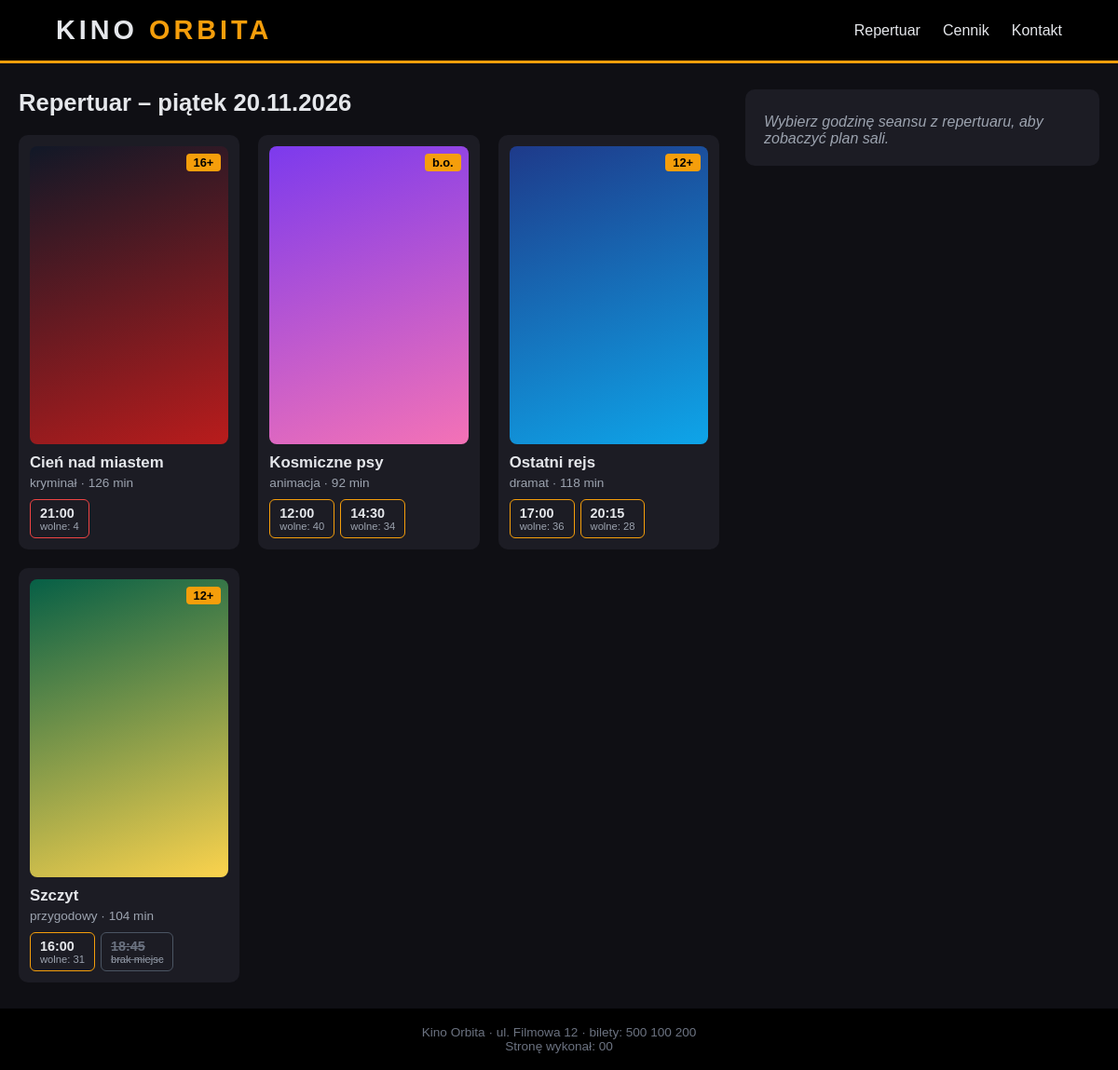
The app's page /kino/rozwiazanie/index.php with its own data.
### tables this page shows
CREATE TABLE `filmy` (
  `id` INT NOT NULL AUTO_INCREMENT,
  `tytul` VARCHAR(50) NOT NULL,
  `gatunek` VARCHAR(30) NOT NULL,
  `czas_trwania` INT NOT NULL,
  `wiek` INT NOT NULL,
  PRIMARY KEY (`id`)
);

CREATE TABLE `seanse` (
  `id` INT NOT NULL AUTO_INCREMENT,
  `filmy_id` INT NOT NULL,
  `data` DATE NOT NULL,
  `godzina` TIME NOT NULL,
  `sala` INT NOT NULL,
  `cena` DECIMAL(5,2) NOT NULL,
  PRIMARY KEY (`id`),
  KEY `filmy_id` (`filmy_id`),
  CONSTRAINT `seanse_ibfk_1` FOREIGN KEY (`filmy_id`) REFERENCES `filmy` (`id`)
);

### kino/rozwiazanie/index.php (the view, shortened to what this page needs)
<?php
$polaczenie = mysqli_connect('localhost', 'root', '', 'kino');
?>
<!DOCTYPE html>
<html lang="pl">
<head>
    <link rel="stylesheet" href="styl.css">
</head>
<body>
    <header class="naglowek">
        <a href="index.php" class="logo">KINO <span>ORBITA</span></a>
        <nav>
            <ul>
                <li><a href="index.php">Repertuar</a></li>
                <li><a href="#">Cennik</a></li>
                <li><a href="#">Kontakt</a></li>
            </ul>
        </nav>
    </header>
    <main class="uklad">
        <section class="repertuar">
            <h1>Repertuar – piątek 20.11.2026</h1>
            <div class="filmy">
<?php
$zapytanie = "SELECT id, tytul, gatunek, czas_trwania, wiek FROM filmy ORDER BY tytul;";
$wynik = mysqli_query($polaczenie, $zapytanie);
while ($film = mysqli_fetch_row($wynik)) {
    if ($film[4] == 0) {
        $wiek = 'b.o.';
    } else {
        $wiek = $film[4] . '+';
    }
    echo "<article class='film'>";
    echo "<div class='plakat p$film[0]'><span class='wiek'>$wiek</span></div>";
    echo "<h2>$film[1]</h2>";
    echo "<p class='info'>$film[2] · $film[3] min</p>";
    echo "<div class='godziny'>";
    $zapytanie2 = "SELECT seanse.id, TIME_FORMAT(godzina, '%H:%i') AS godz, 40 - COUNT(rezerwacje.id) AS wolne FROM seanse LEFT JOIN rezerwacje ON rezerwacje.seanse_id = seanse.id WHERE seanse.filmy_id = $film[0] GROUP BY seanse.id ORDER BY godzina;";
    $wynik2 = mysqli_query($polaczenie, $zapytanie2);
    while ($seans = mysqli_fetch_row($wynik2)) {
        if ($seans[2] == 0) {
            echo "<span class='godzina pelny'>$seans[1] <small>brak miejsc</small></span>";
        } elseif ($seans[2] <= 5) {
            echo "<a href='index.php?seans=$seans[0]' class='godzina ostatnie'>$seans[1] <small>wolne: $seans[2]</small></a>";
        } else {
            echo "<a href='index.php?seans=$seans[0]' class='godzina'>$seans[1] <small>wolne: $seans[2]</small></a>";
        }
    }
    echo "</div>";
    echo "</article>";
}
?>
            </div>
        </section>
        <aside class="rezerwacja">
<?php
if (isset($_GET['seans'])) {
    $seans = $_GET['seans'];
    $zapytanie = "SELECT tytul, DATE_FORMAT(data, '%d.%m.%Y') AS dzien, TIME_FORMAT(godzina, '%H:%i') AS godz, sala, cena FROM seanse JOIN filmy ON seanse.filmy_id = filmy.id WHERE seanse.id = $seans;";
    $wynik = mysqli_query($polaczenie, $zapytanie);
    $dane = mysqli_fetch_row($wynik);
    echo "<h2>$dane[0]</h2>";
    echo "<p>$dane[1], godz. $dane[2] · Sala $dane[3]</p>";
    echo "<p>Cena biletu: <span id='cena'>$dane[4]</span> zł</p>";
    $zajete = array();
    $zapytanie = "SELECT rzad, miejsce FROM rezerwacje WHERE seanse_id = $seans;";
    $wynik = mysqli_query($polaczenie, $zapytanie);
    while ($miejsce = mysqli_fetch_row($wynik)) {
        $zajete[] = $miejsce[0] . $miejsce[1];
    }
    echo "<div class='ekran'>EKRAN</div>";
    echo "<div class='sala'>";
    $rzedy = array('A', 'B', 'C', 'D', 'E');
    foreach ($rzedy as $rzad) {
        for ($nr = 1; $nr <= 8; $nr++) {
            $oznaczenie = $rzad . $nr;
            if (in_array($oznaczenie, $zajete)) {
                echo "<button type='button' class='miejsce zajete' disabled>$oznaczenie</button>";
            } else {
                echo "<button type='button' class='miejsce' onclick='wybierz(this)'>$oznaczenie</button>";
            }
        }
    }
    echo "</div>";
    echo "<p id='podsumowanie'>Nie wybrano miejsc</p>";
} else {
    echo "<p class='wskazowka'>Wybierz godzinę seansu z repertuaru, aby zobaczyć plan sali.</p>";
}
?>
        </aside>
    </main>
    <footer class="stopka">
        <p>Kino Orbita · ul. Filmowa 12 · bilety: 500 100 200</p>
        <p>Stronę wykonał: 00</p>
    </footer>
</body>
</html>

### kino/rozwiazanie/styl.css (style rules this page uses)
* { margin: 0; padding: 0; box-sizing: border-box; }
body { background-color: #0F0F14; color: #E5E7EB; font-family: Tahoma, Arial, sans-serif; }
a { color: inherit; text-decoration: none; }
ul { list-style: none; }
.naglowek { display: flex; justify-content: space-between; align-items: center; padding: 16px 5%; background-color: #000000; border-bottom: 3px solid #F59E0B; }
.logo { font-size: 1.8rem; font-weight: bold; letter-spacing: 4px; }
.logo span { color: #F59E0B; }
.naglowek ul { display: flex; gap: 24px; }
.uklad { display: grid; grid-template-columns: 1fr 380px; gap: 28px; align-items: start; max-width: 1240px; margin: 0 auto; padding: 28px 20px; }
h1 { margin-bottom: 20px; font-size: 1.6rem; }
.filmy { display: grid; grid-template-columns: repeat(auto-fill, minmax(180px, 1fr)); gap: 20px; }
.film { padding: 12px; background-color: #1C1C24; border-radius: 10px; }
.plakat { position: relative; aspect-ratio: 2 / 3; margin-bottom: 10px; border-radius: 8px; }
.p1 { background: linear-gradient(160deg, #1E3A8A, #0EA5E9); }
.p2 { background: linear-gradient(160deg, #7C3AED, #F472B6); }
.p3 { background: linear-gradient(160deg, #111827, #B91C1C); }
.p4 { background: linear-gradient(160deg, #065F46, #FCD34D); }
.wiek { position: absolute; top: 8px; right: 8px; padding: 2px 8px; background-color: #F59E0B; color: #000000; border-radius: 4px; font-size: 0.8rem; font-weight: bold; }
.film h2 { font-size: 1.05rem; }
.info { margin: 4px 0 10px; color: #9CA3AF; font-size: 0.85rem; }
.godziny { display: flex; flex-wrap: wrap; gap: 6px; }
.godzina { padding: 6px 10px; border: 1px solid #F59E0B; border-radius: 6px; font-weight: bold; font-size: 0.9rem; }
.godzina small { display: block; font-weight: normal; font-size: 0.7rem; color: #9CA3AF; }
.ostatnie { border-color: #EF4444; }
.pelny { border-color: #4B5563; color: #6B7280; text-decoration: line-through; }
.rezerwacja { position: sticky; top: 20px; padding: 20px; background-color: #1C1C24; border-radius: 10px; }
.rezerwacja p { margin-top: 6px; }
.wskazowka { color: #9CA3AF; font-style: italic; }
.stopka { padding: 18px; background-color: #000000; color: #6B7280; text-align: center; font-size: 0.85rem; }

### records on screen
filmy: wiek "16+", tytul "Cień nad miastem", gatunek "kryminał", czas_trwania "126"
seanse: seans "21:00", seans "4"
filmy: wiek "b.o.", tytul "Kosmiczne psy", gatunek "animacja", czas_trwania "92"
seanse: seans "12:00", seans "40"
seanse: seans "14:30", seans "34"
filmy: wiek "12+", tytul "Ostatni rejs", gatunek "dramat", czas_trwania "118"
seanse: seans "17:00", seans "36"
seanse: seans "20:15", seans "28"
filmy: wiek "12+", tytul "Szczyt", gatunek "przygodowy", czas_trwania "104"
seanse: seans "16:00", seans "31"
seanse: seans "18:45"
